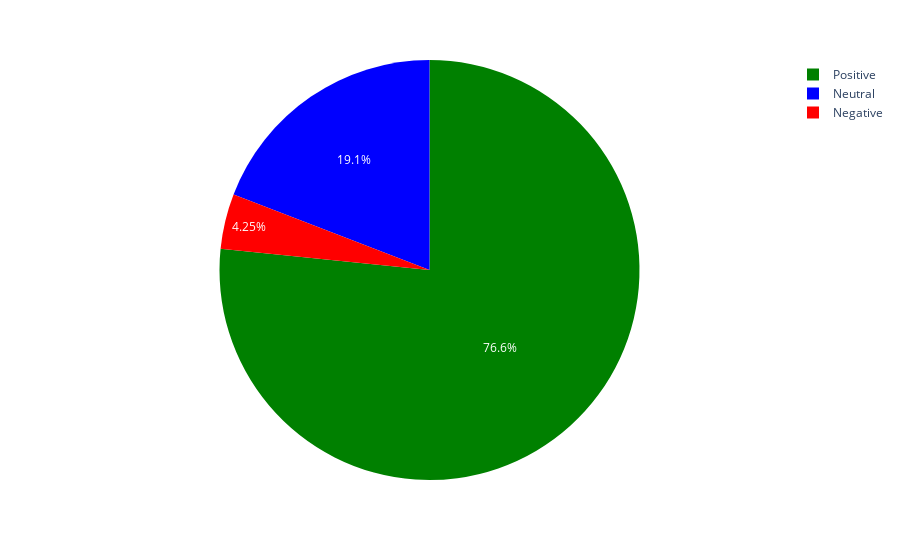

Notebook code cell kept with this figure:
### Code cell
fig = px.pie(sentiment_overall_values2, names = sentiment_overall_category2, values = sentiment_overall_values2,
            color = sentiment_overall_category2,
             color_discrete_map = {'Positive': 'green', 
                                   'Neutral': 'blue', 
                                   'Negative': 'red',
                                  })
fig.show()

### Figure 1 — Plotly figure (JSON) as saved in the notebook; plotly's stock layout.template omitted (floating-point values rounded to 4 significant figures)
{"data": [{"customdata": [["Positive"], ["Neutral"], ["Negative"]], "domain": {"x": [0, 1], "y": [0, 1]}, "hovertemplate": "label=%{label}<br>value=%{value}<br>color=%{customdata[0]}<extra></extra>", "labels": ["Positive", "Neutral", "Negative"], "legendgroup": "", "marker": {"colors": ["green", "blue", "red"]}, "name": "", "showlegend": true, "type": "pie", "values": [76.59, 19.14, 4.25]}], "layout": {"legend": {"tracegroupgap": 0}, "margin": {"t": 60}}}
